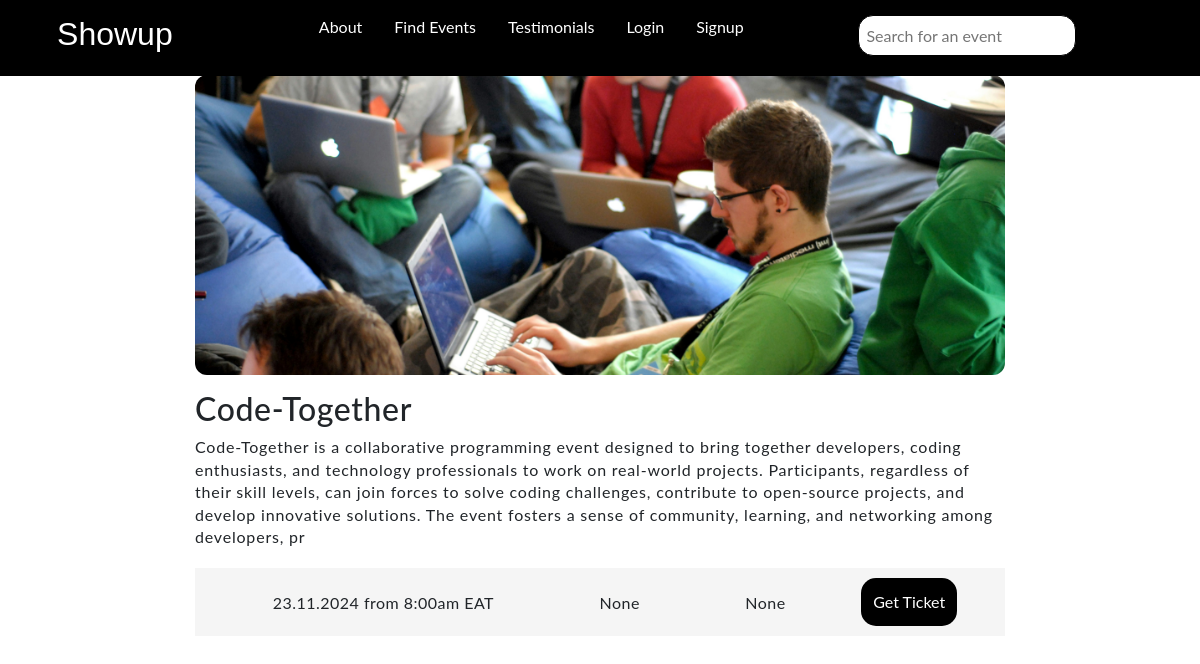
The app's page /event/Code-Together/, older data.
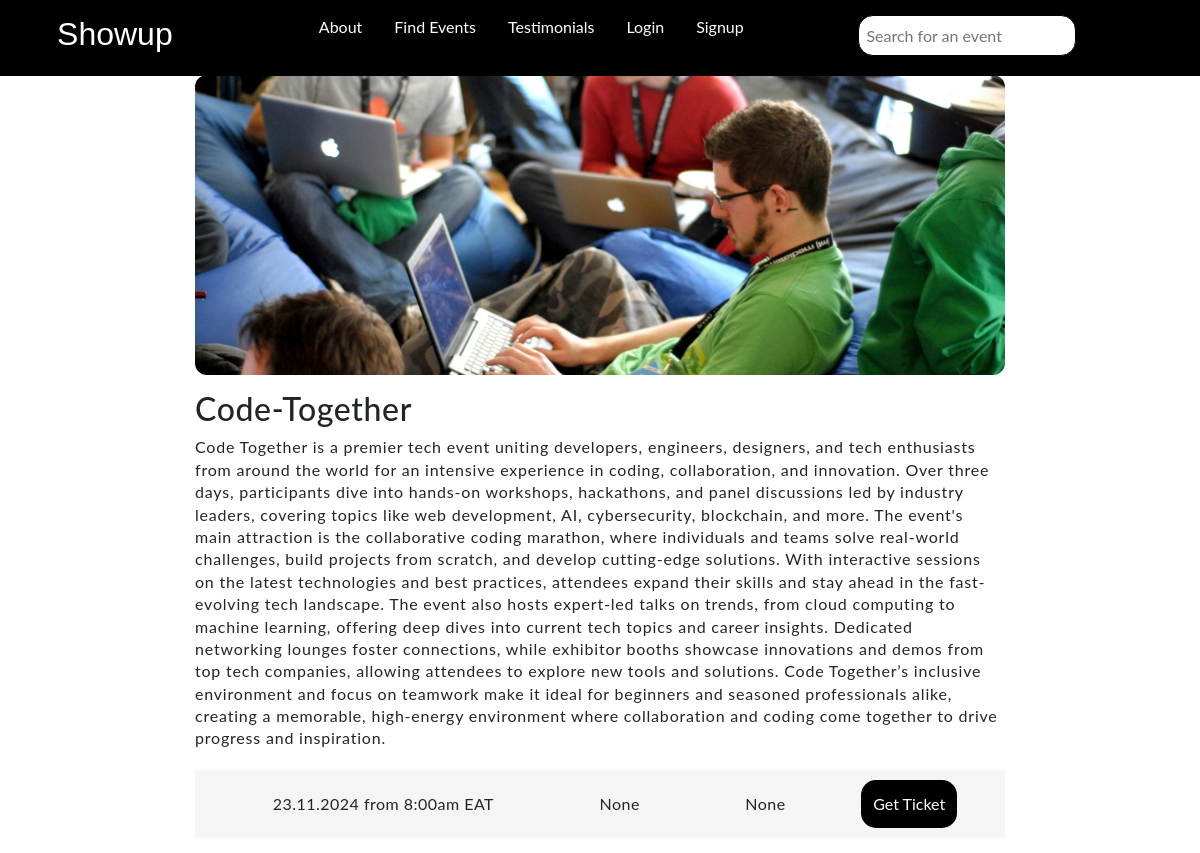
The same page, newer data.
### events/models.py (models this page shows, shortened)
class Event(models.Model):
    name = models.CharField(max_length=70)
    photo=models.ImageField(upload_to="media/", null=True)
    description = models.CharField(max_length=1420)
    day_date = models.CharField(max_length=60, null=True)
    time =models.CharField(max_length=30,null=True)
    venue = models.CharField(max_length=90, null=True)

### events/views.py (the view)
# urls.py: path('event/<str:event_name>/', views.event_detail, name='event_detail'),
def event_detail(request, event_name):
    event = get_object_or_404(Event, name= event_name)
    return render(request, 'event_detail.html', {'event': event})

### events/templates/event_detail.html
{% extends "base.html" %}
{% block content %}
<div class="event-detail">
    <img src='{{event.photo.url}}' alt="{{event.name}}">
    <h2>{{event.name}}</h2>
    <p>{{event.description}}</p>
    <div class="date_rsvp">
        <li><box-icon name='calendar' color="blue" size="30px"></box-icon>{{event.day_date}}</li>
        <li><box-icon name='time-five' color="blue" size="30px"></box-icon>{{event.time}}</li>
        <li><box-icon name='map' color="blue" size="30px"></box-icon>{{event.venue}}</li>
        <button>Get Ticket</button>
    </div>
</div>
{% endblock content %}

Row changes from the older to the newer data that the page shows:
changed Event "Code-Together": description "Code-Together is a collaborative programming event designed to bring together developers, coding enthusiasts, and technology professionals to work on real-world projects. Participants, regardless of their skill levels, can join forces to solve coding challenges, contribute to open-source projects, and develop innovative solutions. The event fosters a sense of community, learning, and networking among developers, pr" → "Code Together is a premier tech event uniting developers, engineers, designers, and tech enthusiasts from around the world for an intensive experience in coding, collaboration, and innovation. Over three days, participants dive into hands-on workshops, hackathons, and panel discussions led by industry leaders, covering topics like web development, AI, cybersecurity, blockchain, and more. The event's main attraction is the collaborative coding marathon, where individuals and teams solve real-world challenges, build projects from scratch, and develop cutting-edge solutions. With interactive sessions on the latest technologies and best practices, attendees expand their skills and stay ahead in…"
